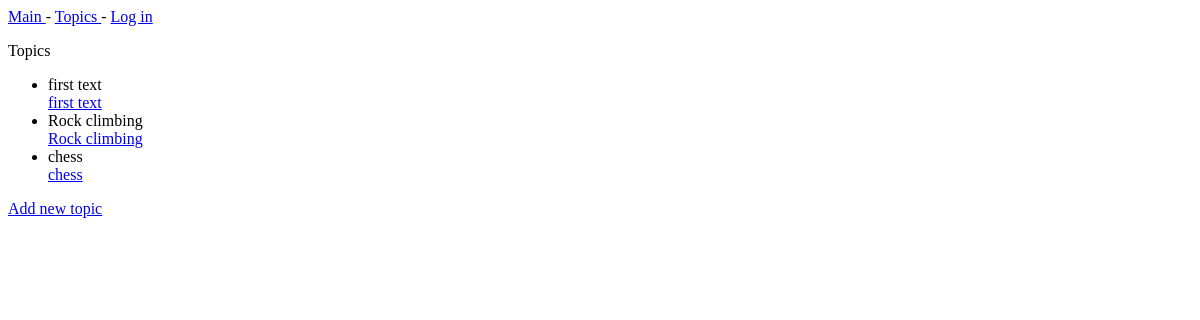
The app's page /topics/, older data.
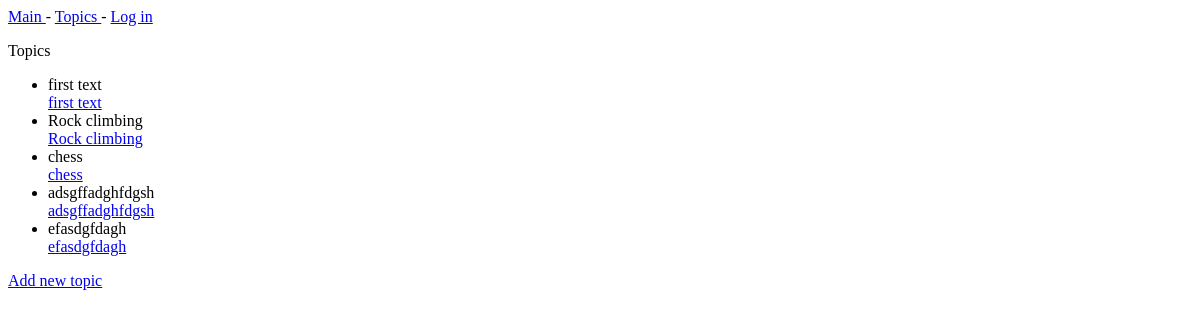
The same page, newer data.
### daybook/models.py (models this page shows)
class Topic(models.Model):
    text = models.CharField(max_length=200)
    date_added = models.DateTimeField(auto_now_add= True)
    def __str__(self):
        return self.text

### daybook/views.py (the view)
# urls.py: path('topics/', views.topics, name='topics'),
def topics(request):
    topics = Topic.objects.order_by('date_added')
    context = {'topics': topics}
    return render(request, 'daybook/topics.html', context)

### templates/daybook/topics.html
    {% extends "daybook/base.html" %}
    {% block content%}
    <p>Topics</p>
    <ul>
    {% for topic in topics %}
      <li>{{ topic }}</li>
        <a href="{% url 'daybook:topic' topic.id %}"> {{ topic }}</a>
        {% empty %}
      <li> No topics have been added yet </li>
    {% endfor %}
    </ul>
    <a href="{% url 'daybook:new_topic' %}"> Add new topic </a>
    {% endblock content %}

Row changes from the older to the newer data that the page shows:
added Topic: text "adsgffadghfdgsh"
added Topic: text "efasdgfdagh"
